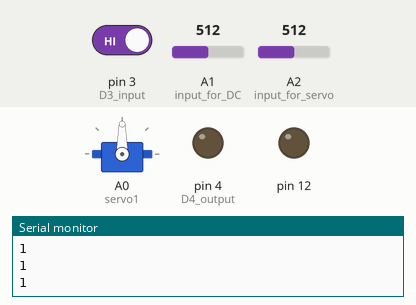
A sketch run on a simulated Arduino Uno, built with avr-gcc and run on an emulated ATmega328P. Shown: servo, output pins drawn as LEDs (lit = HIGH), the last lines printed to the serial monitor. The test bench sets the inputs (shaded band); at power-on: A1 (input_for_DC) = 512, A2 (input_for_servo) = 512, pin 3 (D3_input) HIGH.

Above: at 1.2 s.
1.3 s: A1 (input_for_DC) set to 531
At 2.3 s:
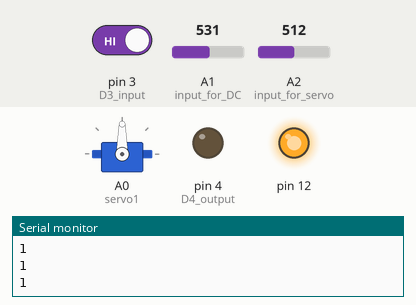
2.8 s: A2 (input_for_servo) set to 716
At 3.4 s:
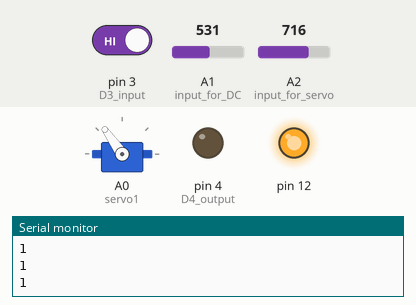
4.3 s: pin 3 (D3_input) driven LOW
At 4.9 s:
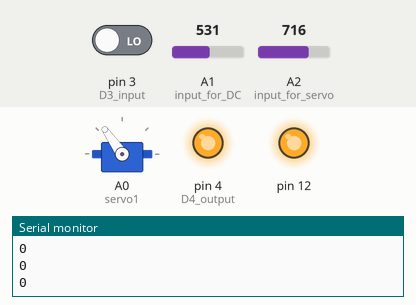
5.8 s: A1 (input_for_DC) set to 511
At 6.7 s:
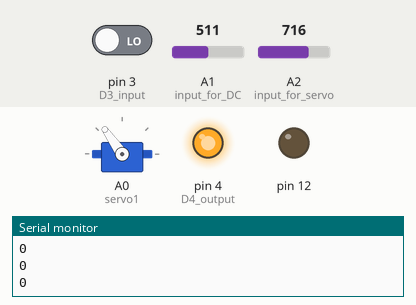
7.3 s: A2 (input_for_servo) set to 900
At 7.8 s:
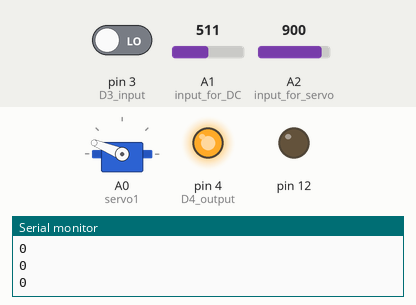
8.8 s: pin 3 (D3_input) driven HIGH
At 9.3 s:
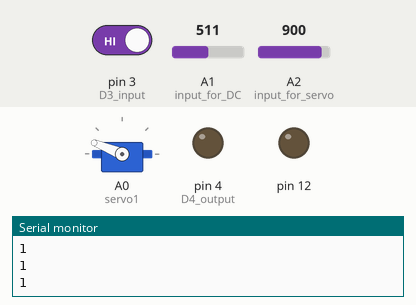
Timing chart, 0 to 11.3 s (numbered marks = the images above; inputs shaded):
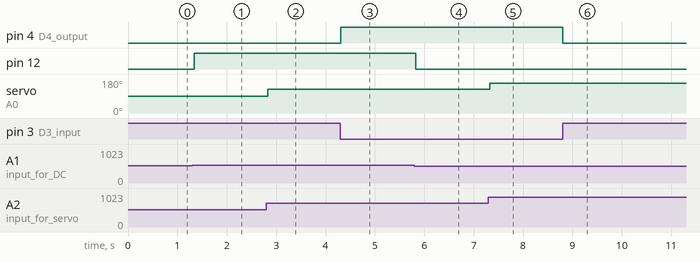

The sketch:

2.3.4.a.ino
```cpp
#include <Servo.h>

Servo servo1;

void setup() {
  // put your setup code here, to run once:

  Serial.begin(9600);
  pinMode(A0, OUTPUT);
  pinMode(12, OUTPUT);

  pinMode(A2, INPUT);     //input for servo
  pinMode(A1, INPUT);     //input for DC

  pinMode(3, INPUT);     //D3 input
  pinMode(4, OUTPUT);    //D4 output

  servo1.attach(A0);
}

void loop() {
  //////////////////////////Servo begin/////////////////
  //servo initialization
  int pot1;
  int angle1;

  // read pot1 value for servo
  pot1 = analogRead(A2);

  // set servo angle
  angle1 = 180.0 * pot1 / 1023;
  servo1.write(angle1);

//  Serial.println(angle1);
  //////////////////////////Servo end/////////////////


  //////////////////////////DC Motor begin/////////////
  //DC initialization
  int pot2;
  int pwm;

  pot2 = analogRead(A1);

  pwm = 255.0 * pot2/1023;

  analogWrite(12, pwm);

  //Serial.println(pwm);

  delay(20);

  //////////////////////////DC Motor end/////////////


  if( digitalRead(3) == LOW )
  {
    digitalWrite(4, HIGH);
  }
  else
  {
    digitalWrite(4, LOW);
  }

  Serial.println(digitalRead(3));

  delay(20);


}
```

Measured:
- the behaviour switches between 513 and 514 on A1 (input_for_DC) (found by bisection; images 0 and 1)
- after the input at 1.3 s, pin 12: LOW → HIGH at once
- after the input at 2.8 s, servo on A0 (servo1): 90° → 125° at once
- after the input at 4.3 s, pin 4 (D4_output): LOW → HIGH at once
- after the input at 5.8 s, pin 12: HIGH → LOW at once
- after the input at 7.3 s, servo on A0 (servo1): 125° → 158° at once
- after the input at 8.8 s, pin 4 (D4_output): HIGH → LOW at once
